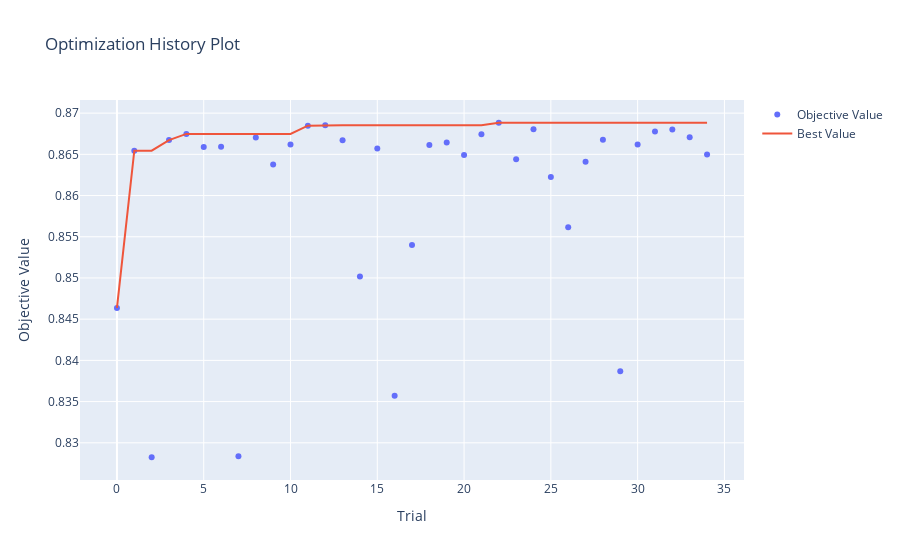

Here is the notebook cell this chart was saved with:
### Markdown cell above
Saved:
{'n_estimators': 745,
 'learning_rate': 0.02093004760601575,
 'max_depth': 4,
 'subsample': 0.815587804415079,
 'colsample_bytree': 0.9334191677923097}

### Code cell
optuna.visualization.plot_optimization_history(study_xgb)

### Figure 1 — Plotly figure (JSON) as saved in the notebook; plotly's stock layout.template omitted (floating-point values rounded to 4 significant figures)
{"data": [{"mode": "markers", "name": "Objective Value", "type": "scatter", "x": [0, 1, 2, 3, 4, 5, 6, 7, 8, 9, 10, 11, 12, 13, 14, 15, 16, 17, 18, 19, 20, 21, 22, 23, 24, 25, 26, 27, 28, 29, 30, 31, 32, 33, 34], "y": [0.8464, 0.8654, 0.8282, 0.8667, 0.8675, 0.8659, 0.8659, 0.8284, 0.867, 0.8638, 0.8662, 0.8685, 0.8685, 0.8667, 0.8502, 0.8657, 0.8357, 0.854, 0.8661, 0.8664, 0.8649, 0.8675, 0.8688, 0.8644, 0.8681, 0.8623, 0.8562, 0.8641, 0.8668, 0.8387, 0.8662, 0.8678, 0.868, 0.8671, 0.865]}, {"mode": "lines", "name": "Best Value", "type": "scatter", "x": [0, 1, 2, 3, 4, 5, 6, 7, 8, 9, 10, 11, 12, 13, 14, 15, 16, 17, 18, 19, 20, 21, 22, 23, 24, 25, 26, 27, 28, 29, 30, 31, 32, 33, 34], "y": [0.8464, 0.8654, 0.8654, 0.8667, 0.8675, 0.8675, 0.8675, 0.8675, 0.8675, 0.8675, 0.8675, 0.8685, 0.8685, 0.8685, 0.8685, 0.8685, 0.8685, 0.8685, 0.8685, 0.8685, 0.8685, 0.8685, 0.8688, 0.8688, 0.8688, 0.8688, 0.8688, 0.8688, 0.8688, 0.8688, 0.8688, 0.8688, 0.8688, 0.8688, 0.8688]}, {"marker": {"color": "#cccccc"}, "mode": "markers", "name": "Infeasible Trial", "showlegend": false, "type": "scatter", "x": [], "y": []}], "layout": {"autosize": true, "title": {"text": "Optimization History Plot"}, "xaxis": {"autorange": true, "range": [-2.075, 36.07], "title": {"text": "Trial"}, "type": "linear"}, "yaxis": {"autorange": true, "range": [0.8249, 0.8722], "title": {"text": "Objective Value"}, "type": "linear"}}}
